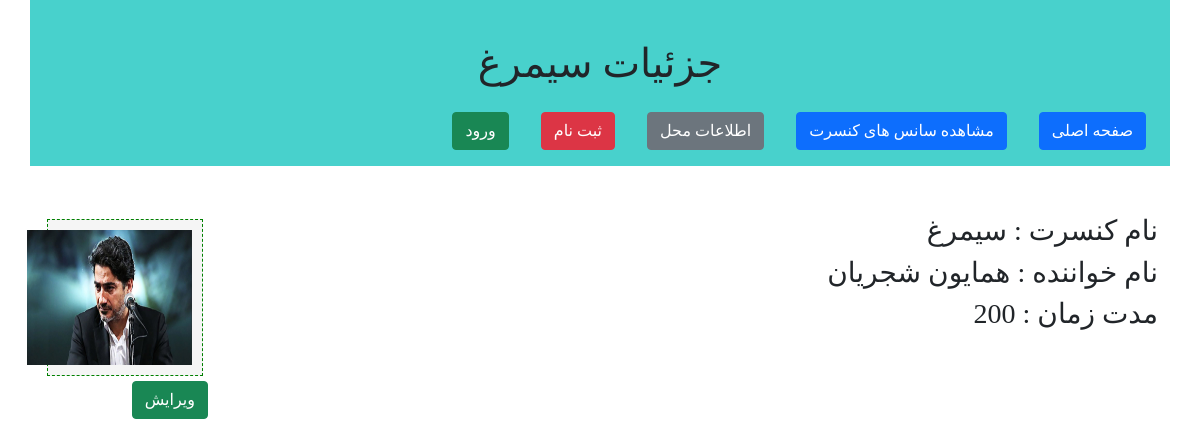
The app's page /ticketSales/concert/1, older data.
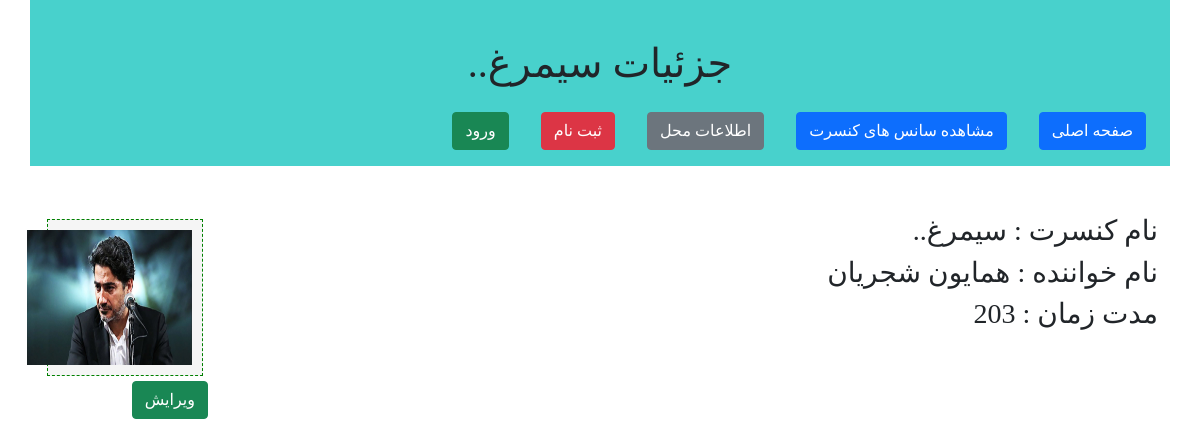
The same page, newer data.
### ticketSales/models.py (models this page shows, shortened)
class concertModel(models.Model):
  class Meta:
    verbose_name='کنسرت'
    verbose_name_plural='کنسرت'
  Name=models.CharField(max_length=100,verbose_name='نام کنسرت')
  SingerName=models.CharField(max_length=100,verbose_name='خواننده')
  length=models.IntegerField(verbose_name='طول')
  Poster=models.ImageField(upload_to="concertImages/",null=True,verbose_name='پوستر')

### ticketSales/views.py (the view)
# urls.py: path('concert/<int:concert_id>',views.concertDetailsView),
def concertDetailsView(request,concert_id):
  concert=concertModel.objects.get(pk=concert_id)
  context={
      "concertdetails":concert
  }
  return render(request,"ticketSales/concertDetails.html",context)

### ticketSales/templates/ticketSales/concertDetails.html
{% extends "ticketSales/layout.html" %}
{% block titlepage %}
  جزئیات {{concertdetails.Name}}
{% endblock %}
{% block mainContent %}
  <div class="col-md-10 mt-5">
    <h3>نام کنسرت : {{concertdetails.Name}}</h3>
    <h3>نام خواننده : {{concertdetails.SingerName}}</h3>
    <h3>مدت زمان  : {{concertdetails.length}}</h3>
  </div>
  <div class="col-md-2 mt-5">
    <div class="imageBox">
      <img src="{{concertdetails.Poster.url}}" alt="{{concertdetails.Name}}">
    </div>
    <a href="/ticketSales/concertEdit/{{concertdetails.id}}" class="btn btn-success">ویرایش</a>
  </div>
{% endblock %}

Row changes from the older to the newer data that the page shows:
changed concertModel "همایون شجریان": Name "سیمرغ" → "سیمرغ.."; length "200" → "203"
